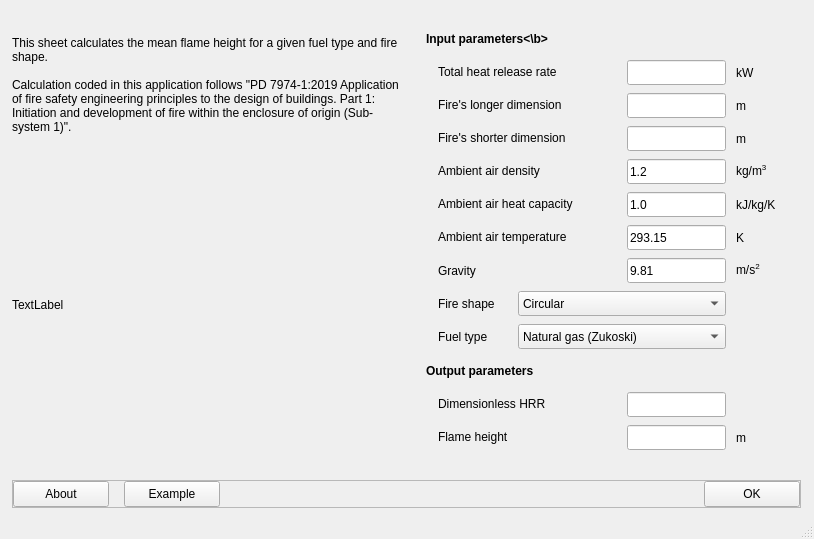
<?xml version="1.0" encoding="UTF-8"?>
<ui version="4.0">
 <class>MainWindow</class>
 <widget class="QMainWindow" name="MainWindow">
  <property name="geometry">
   <rect>
    <x>0</x>
    <y>0</y>
    <width>814</width>
    <height>539</height>
   </rect>
  </property>
  <property name="sizePolicy">
   <sizepolicy hsizetype="Minimum" vsizetype="Minimum">
    <horstretch>0</horstretch>
    <verstretch>0</verstretch>
   </sizepolicy>
  </property>
  <widget class="QWidget" name="centralwidget">
   <layout class="QGridLayout" name="gridLayout_2">
    <item row="0" column="0">
     <widget class="QWidget" name="widget_page_1" native="true">
      <property name="sizePolicy">
       <sizepolicy hsizetype="Fixed" vsizetype="Minimum">
        <horstretch>0</horstretch>
        <verstretch>0</verstretch>
       </sizepolicy>
      </property>
      <property name="minimumSize">
       <size>
        <width>390</width>
        <height>0</height>
       </size>
      </property>
      <property name="maximumSize">
       <size>
        <width>390</width>
        <height>16777215</height>
       </size>
      </property>
      <layout class="QVBoxLayout" name="verticalLayout_4">
       <property name="spacing">
        <number>0</number>
       </property>
       <property name="leftMargin">
        <number>0</number>
       </property>
       <property name="topMargin">
        <number>0</number>
       </property>
       <property name="rightMargin">
        <number>0</number>
       </property>
       <property name="bottomMargin">
        <number>0</number>
       </property>
       <item>
        <spacer name="verticalSpacer_2">
         <property name="orientation">
          <enum>Qt::Vertical</enum>
         </property>
         <property name="sizeHint" stdset="0">
          <size>
           <width>20</width>
           <height>1</height>
          </size>
         </property>
        </spacer>
       </item>
       <item>
        <widget class="QLabel" name="label_description">
         <property name="sizePolicy">
          <sizepolicy hsizetype="Fixed" vsizetype="Minimum">
           <horstretch>0</horstretch>
           <verstretch>0</verstretch>
          </sizepolicy>
         </property>
         <property name="minimumSize">
          <size>
           <width>390</width>
           <height>0</height>
          </size>
         </property>
         <property name="maximumSize">
          <size>
           <width>390</width>
           <height>16777215</height>
          </size>
         </property>
         <property name="text">
          <string>This sheet calculates the mean flame height for a given fuel type and fire shape.

Calculation coded in this application follows &quot;PD 7974-1:2019 Application of fire safety engineering principles to the design of buildings. Part 1: Initiation and development of fire within the enclosure of origin (Sub-system 1)&quot;.</string>
         </property>
         <property name="wordWrap">
          <bool>true</bool>
         </property>
        </widget>
       </item>
       <item>
        <spacer name="verticalSpacer_3">
         <property name="orientation">
          <enum>Qt::Vertical</enum>
         </property>
         <property name="sizeHint" stdset="0">
          <size>
           <width>20</width>
           <height>1</height>
          </size>
         </property>
        </spacer>
       </item>
       <item>
        <widget class="QLabel" name="label_image_figure">
         <property name="sizePolicy">
          <sizepolicy hsizetype="Minimum" vsizetype="Minimum">
           <horstretch>0</horstretch>
           <verstretch>0</verstretch>
          </sizepolicy>
         </property>
         <property name="minimumSize">
          <size>
           <width>341</width>
           <height>285</height>
          </size>
         </property>
         <property name="text">
          <string>TextLabel</string>
         </property>
        </widget>
       </item>
       <item>
        <spacer name="verticalSpacer_4">
         <property name="orientation">
          <enum>Qt::Vertical</enum>
         </property>
         <property name="sizeHint" stdset="0">
          <size>
           <width>20</width>
           <height>1</height>
          </size>
         </property>
        </spacer>
       </item>
      </layout>
     </widget>
    </item>
    <item row="0" column="1">
     <widget class="QFrame" name="frame_userio">
      <property name="minimumSize">
       <size>
        <width>390</width>
        <height>0</height>
       </size>
      </property>
      <property name="maximumSize">
       <size>
        <width>390</width>
        <height>16777215</height>
       </size>
      </property>
      <layout class="QGridLayout" name="gridLayout">
       <property name="leftMargin">
        <number>15</number>
       </property>
       <property name="topMargin">
        <number>15</number>
       </property>
       <property name="rightMargin">
        <number>15</number>
       </property>
       <property name="bottomMargin">
        <number>15</number>
       </property>
       <property name="horizontalSpacing">
        <number>10</number>
       </property>
       <property name="verticalSpacing">
        <number>5</number>
       </property>
       <item row="6" column="4">
        <widget class="QLabel" name="label_unit_S_or_UA">
         <property name="sizePolicy">
          <sizepolicy hsizetype="Minimum" vsizetype="Fixed">
           <horstretch>0</horstretch>
           <verstretch>0</verstretch>
          </sizepolicy>
         </property>
         <property name="minimumSize">
          <size>
           <width>50</width>
           <height>25</height>
          </size>
         </property>
         <property name="text">
          <string>K</string>
         </property>
        </widget>
       </item>
       <item row="2" column="4">
        <widget class="QLabel" name="label_33">
         <property name="sizePolicy">
          <sizepolicy hsizetype="Minimum" vsizetype="Fixed">
           <horstretch>0</horstretch>
           <verstretch>0</verstretch>
          </sizepolicy>
         </property>
         <property name="minimumSize">
          <size>
           <width>50</width>
           <height>25</height>
          </size>
         </property>
         <property name="text">
          <string>m</string>
         </property>
        </widget>
       </item>
       <item row="12" column="3">
        <widget class="QLineEdit" name="lineEdit_out_Q_dot_star">
         <property name="sizePolicy">
          <sizepolicy hsizetype="Minimum" vsizetype="Fixed">
           <horstretch>0</horstretch>
           <verstretch>0</verstretch>
          </sizepolicy>
         </property>
         <property name="minimumSize">
          <size>
           <width>50</width>
           <height>25</height>
          </size>
         </property>
         <property name="maximumSize">
          <size>
           <width>16777215</width>
           <height>25</height>
          </size>
         </property>
         <property name="toolTip">
          <string>Solved dimensionless heat release rate. Double click to select the value.</string>
         </property>
        </widget>
       </item>
       <item row="5" column="4">
        <widget class="QLabel" name="label_34">
         <property name="sizePolicy">
          <sizepolicy hsizetype="Minimum" vsizetype="Fixed">
           <horstretch>0</horstretch>
           <verstretch>0</verstretch>
          </sizepolicy>
         </property>
         <property name="minimumSize">
          <size>
           <width>50</width>
           <height>25</height>
          </size>
         </property>
         <property name="text">
          <string>kJ/kg/K</string>
         </property>
        </widget>
       </item>
       <item row="10" column="1">
        <spacer name="verticalSpacer">
         <property name="orientation">
          <enum>Qt::Vertical</enum>
         </property>
         <property name="sizeType">
          <enum>QSizePolicy::Fixed</enum>
         </property>
         <property name="sizeHint" stdset="0">
          <size>
           <width>20</width>
           <height>2</height>
          </size>
         </property>
        </spacer>
       </item>
       <item row="7" column="4">
        <widget class="QLabel" name="label_unit_S_or_UA_2">
         <property name="sizePolicy">
          <sizepolicy hsizetype="Minimum" vsizetype="Fixed">
           <horstretch>0</horstretch>
           <verstretch>0</verstretch>
          </sizepolicy>
         </property>
         <property name="minimumSize">
          <size>
           <width>50</width>
           <height>25</height>
          </size>
         </property>
         <property name="text">
          <string>m/s&lt;sup&gt;2&lt;sup&gt;</string>
         </property>
        </widget>
       </item>
       <item row="8" column="1">
        <widget class="QLabel" name="label_29">
         <property name="sizePolicy">
          <sizepolicy hsizetype="Minimum" vsizetype="Fixed">
           <horstretch>0</horstretch>
           <verstretch>0</verstretch>
          </sizepolicy>
         </property>
         <property name="minimumSize">
          <size>
           <width>70</width>
           <height>25</height>
          </size>
         </property>
         <property name="maximumSize">
          <size>
           <width>70</width>
           <height>25</height>
          </size>
         </property>
         <property name="toolTip">
          <string>Fire shape.</string>
         </property>
         <property name="text">
          <string>Fire shape</string>
         </property>
        </widget>
       </item>
       <item row="2" column="3">
        <widget class="QLineEdit" name="lineEdit_L_A_or_D">
         <property name="sizePolicy">
          <sizepolicy hsizetype="Minimum" vsizetype="Fixed">
           <horstretch>0</horstretch>
           <verstretch>0</verstretch>
          </sizepolicy>
         </property>
         <property name="minimumSize">
          <size>
           <width>50</width>
           <height>25</height>
          </size>
         </property>
         <property name="baseSize">
          <size>
           <width>0</width>
           <height>0</height>
          </size>
         </property>
         <property name="toolTip">
          <string>Positive float.</string>
         </property>
        </widget>
       </item>
       <item row="9" column="1">
        <widget class="QLabel" name="label_24">
         <property name="sizePolicy">
          <sizepolicy hsizetype="Minimum" vsizetype="Fixed">
           <horstretch>0</horstretch>
           <verstretch>0</verstretch>
          </sizepolicy>
         </property>
         <property name="minimumSize">
          <size>
           <width>70</width>
           <height>25</height>
          </size>
         </property>
         <property name="maximumSize">
          <size>
           <width>70</width>
           <height>25</height>
          </size>
         </property>
         <property name="toolTip">
          <string>Fuel type, this dictates the correlation that will be used for the calculation.</string>
         </property>
         <property name="text">
          <string>Fuel type</string>
         </property>
        </widget>
       </item>
       <item row="5" column="3">
        <widget class="QLineEdit" name="lineEdit_c_p_0">
         <property name="sizePolicy">
          <sizepolicy hsizetype="Minimum" vsizetype="Fixed">
           <horstretch>0</horstretch>
           <verstretch>0</verstretch>
          </sizepolicy>
         </property>
         <property name="minimumSize">
          <size>
           <width>50</width>
           <height>25</height>
          </size>
         </property>
         <property name="baseSize">
          <size>
           <width>0</width>
           <height>0</height>
          </size>
         </property>
         <property name="toolTip">
          <string>Positive float.</string>
         </property>
         <property name="text">
          <string>1.0</string>
         </property>
        </widget>
       </item>
       <item row="0" column="0" colspan="5">
        <widget class="QLabel" name="label_input_parameters">
         <property name="sizePolicy">
          <sizepolicy hsizetype="Minimum" vsizetype="Fixed">
           <horstretch>0</horstretch>
           <verstretch>0</verstretch>
          </sizepolicy>
         </property>
         <property name="minimumSize">
          <size>
           <width>0</width>
           <height>25</height>
          </size>
         </property>
         <property name="maximumSize">
          <size>
           <width>16777215</width>
           <height>25</height>
          </size>
         </property>
         <property name="toolTip">
          <string>Solved dimensionless heat release rate.</string>
         </property>
         <property name="text">
          <string>&lt;b&gt;Input parameters&lt;\b&gt;</string>
         </property>
        </widget>
       </item>
       <item row="7" column="3">
        <widget class="QLineEdit" name="lineEdit_g">
         <property name="sizePolicy">
          <sizepolicy hsizetype="Minimum" vsizetype="Fixed">
           <horstretch>0</horstretch>
           <verstretch>0</verstretch>
          </sizepolicy>
         </property>
         <property name="minimumSize">
          <size>
           <width>50</width>
           <height>25</height>
          </size>
         </property>
         <property name="baseSize">
          <size>
           <width>0</width>
           <height>0</height>
          </size>
         </property>
         <property name="toolTip">
          <string>Positive float.</string>
         </property>
         <property name="text">
          <string>9.81</string>
         </property>
        </widget>
       </item>
       <item row="6" column="3">
        <widget class="QLineEdit" name="lineEdit_T_0">
         <property name="sizePolicy">
          <sizepolicy hsizetype="Minimum" vsizetype="Fixed">
           <horstretch>0</horstretch>
           <verstretch>0</verstretch>
          </sizepolicy>
         </property>
         <property name="minimumSize">
          <size>
           <width>50</width>
           <height>25</height>
          </size>
         </property>
         <property name="baseSize">
          <size>
           <width>0</width>
           <height>0</height>
          </size>
         </property>
         <property name="toolTip">
          <string>Positive float.</string>
         </property>
         <property name="text">
          <string>293.15</string>
         </property>
        </widget>
       </item>
       <item row="13" column="3">
        <widget class="QLineEdit" name="lineEdit_out_Z_f">
         <property name="sizePolicy">
          <sizepolicy hsizetype="Minimum" vsizetype="Fixed">
           <horstretch>0</horstretch>
           <verstretch>0</verstretch>
          </sizepolicy>
         </property>
         <property name="minimumSize">
          <size>
           <width>50</width>
           <height>25</height>
          </size>
         </property>
         <property name="maximumSize">
          <size>
           <width>16777215</width>
           <height>25</height>
          </size>
         </property>
         <property name="toolTip">
          <string>Solved flame height. Double click to select the value.</string>
         </property>
        </widget>
       </item>
       <item row="13" column="4">
        <widget class="QLabel" name="label_out_Z_f_unit">
         <property name="sizePolicy">
          <sizepolicy hsizetype="Minimum" vsizetype="Fixed">
           <horstretch>0</horstretch>
           <verstretch>0</verstretch>
          </sizepolicy>
         </property>
         <property name="minimumSize">
          <size>
           <width>50</width>
           <height>25</height>
          </size>
         </property>
         <property name="maximumSize">
          <size>
           <width>16777215</width>
           <height>25</height>
          </size>
         </property>
         <property name="text">
          <string>m</string>
         </property>
        </widget>
       </item>
       <item row="1" column="4">
        <widget class="QLabel" name="label_Q_dot_or_Q_dot_l_unit">
         <property name="sizePolicy">
          <sizepolicy hsizetype="Minimum" vsizetype="Fixed">
           <horstretch>0</horstretch>
           <verstretch>0</verstretch>
          </sizepolicy>
         </property>
         <property name="minimumSize">
          <size>
           <width>50</width>
           <height>25</height>
          </size>
         </property>
         <property name="text">
          <string>kW</string>
         </property>
        </widget>
       </item>
       <item row="1" column="0">
        <spacer name="horizontalSpacer">
         <property name="orientation">
          <enum>Qt::Horizontal</enum>
         </property>
         <property name="sizeType">
          <enum>QSizePolicy::Fixed</enum>
         </property>
         <property name="sizeHint" stdset="0">
          <size>
           <width>2</width>
           <height>20</height>
          </size>
         </property>
        </spacer>
       </item>
       <item row="4" column="3">
        <widget class="QLineEdit" name="lineEdit_rho_0">
         <property name="sizePolicy">
          <sizepolicy hsizetype="Minimum" vsizetype="Fixed">
           <horstretch>0</horstretch>
           <verstretch>0</verstretch>
          </sizepolicy>
         </property>
         <property name="minimumSize">
          <size>
           <width>50</width>
           <height>25</height>
          </size>
         </property>
         <property name="baseSize">
          <size>
           <width>0</width>
           <height>0</height>
          </size>
         </property>
         <property name="toolTip">
          <string>Positive float.</string>
         </property>
         <property name="text">
          <string>1.2</string>
         </property>
        </widget>
       </item>
       <item row="1" column="3">
        <widget class="QLineEdit" name="lineEdit_Q_dot_or_Q_dot_l">
         <property name="sizePolicy">
          <sizepolicy hsizetype="Minimum" vsizetype="Fixed">
           <horstretch>0</horstretch>
           <verstretch>0</verstretch>
          </sizepolicy>
         </property>
         <property name="minimumSize">
          <size>
           <width>50</width>
           <height>25</height>
          </size>
         </property>
         <property name="baseSize">
          <size>
           <width>0</width>
           <height>0</height>
          </size>
         </property>
         <property name="toolTip">
          <string>Positive float.</string>
         </property>
        </widget>
       </item>
       <item row="4" column="4">
        <widget class="QLabel" name="label_37">
         <property name="sizePolicy">
          <sizepolicy hsizetype="Minimum" vsizetype="Fixed">
           <horstretch>0</horstretch>
           <verstretch>0</verstretch>
          </sizepolicy>
         </property>
         <property name="minimumSize">
          <size>
           <width>50</width>
           <height>25</height>
          </size>
         </property>
         <property name="text">
          <string>kg/m&lt;sup&gt;3&lt;sup&gt;</string>
         </property>
        </widget>
       </item>
       <item row="3" column="3">
        <widget class="QLineEdit" name="lineEdit_L_B">
         <property name="sizePolicy">
          <sizepolicy hsizetype="Minimum" vsizetype="Fixed">
           <horstretch>0</horstretch>
           <verstretch>0</verstretch>
          </sizepolicy>
         </property>
         <property name="minimumSize">
          <size>
           <width>50</width>
           <height>25</height>
          </size>
         </property>
         <property name="baseSize">
          <size>
           <width>0</width>
           <height>0</height>
          </size>
         </property>
         <property name="toolTip">
          <string>Positive float.</string>
         </property>
        </widget>
       </item>
       <item row="11" column="0" colspan="5">
        <widget class="QLabel" name="label_output_parameters">
         <property name="sizePolicy">
          <sizepolicy hsizetype="Minimum" vsizetype="Fixed">
           <horstretch>0</horstretch>
           <verstretch>0</verstretch>
          </sizepolicy>
         </property>
         <property name="minimumSize">
          <size>
           <width>0</width>
           <height>25</height>
          </size>
         </property>
         <property name="maximumSize">
          <size>
           <width>16777215</width>
           <height>25</height>
          </size>
         </property>
         <property name="toolTip">
          <string>Solved dimensionless heat release rate.</string>
         </property>
         <property name="text">
          <string>&lt;b&gt;Output parameters&lt;/b&gt;</string>
         </property>
        </widget>
       </item>
       <item row="3" column="4">
        <widget class="QLabel" name="label_L_B_unit">
         <property name="sizePolicy">
          <sizepolicy hsizetype="Minimum" vsizetype="Fixed">
           <horstretch>0</horstretch>
           <verstretch>0</verstretch>
          </sizepolicy>
         </property>
         <property name="minimumSize">
          <size>
           <width>50</width>
           <height>25</height>
          </size>
         </property>
         <property name="text">
          <string>m</string>
         </property>
        </widget>
       </item>
       <item row="8" column="2" colspan="2">
        <widget class="QComboBox" name="comboBox_fire_shape">
         <property name="sizePolicy">
          <sizepolicy hsizetype="MinimumExpanding" vsizetype="Fixed">
           <horstretch>0</horstretch>
           <verstretch>0</verstretch>
          </sizepolicy>
         </property>
         <property name="minimumSize">
          <size>
           <width>0</width>
           <height>25</height>
          </size>
         </property>
         <property name="maximumSize">
          <size>
           <width>16777215</width>
           <height>25</height>
          </size>
         </property>
         <item>
          <property name="text">
           <string>Circular</string>
          </property>
         </item>
         <item>
          <property name="text">
           <string>Rectangular</string>
          </property>
         </item>
         <item>
          <property name="text">
           <string>Line</string>
          </property>
         </item>
        </widget>
       </item>
       <item row="9" column="2" colspan="2">
        <widget class="QComboBox" name="comboBox_fuel_type">
         <property name="sizePolicy">
          <sizepolicy hsizetype="Expanding" vsizetype="Fixed">
           <horstretch>0</horstretch>
           <verstretch>0</verstretch>
          </sizepolicy>
         </property>
         <property name="minimumSize">
          <size>
           <width>0</width>
           <height>25</height>
          </size>
         </property>
         <property name="maximumSize">
          <size>
           <width>16777215</width>
           <height>25</height>
          </size>
         </property>
         <item>
          <property name="text">
           <string>Natural gas (Zukoski)</string>
          </property>
         </item>
         <item>
          <property name="text">
           <string>Wood cribs (Thomas)</string>
          </property>
         </item>
         <item>
          <property name="text">
           <string>Gas, liquids and solids (Heskestad)</string>
          </property>
         </item>
        </widget>
       </item>
       <item row="1" column="1" colspan="2">
        <widget class="QLabel" name="label_Q_dot_or_Q_dot_l">
         <property name="sizePolicy">
          <sizepolicy hsizetype="Minimum" vsizetype="Fixed">
           <horstretch>0</horstretch>
           <verstretch>0</verstretch>
          </sizepolicy>
         </property>
         <property name="minimumSize">
          <size>
           <width>180</width>
           <height>25</height>
          </size>
         </property>
         <property name="toolTip">
          <string>Fire total heat release rate.</string>
         </property>
         <property name="text">
          <string>&lt;html&gt;&lt;head/&gt;&lt;body&gt;&lt;p&gt;Total heat release rate&lt;/p&gt;&lt;/body&gt;&lt;/html&gt;</string>
         </property>
        </widget>
       </item>
       <item row="2" column="1" colspan="2">
        <widget class="QLabel" name="label_L_A_or_D">
         <property name="sizePolicy">
          <sizepolicy hsizetype="Minimum" vsizetype="Fixed">
           <horstretch>0</horstretch>
           <verstretch>0</verstretch>
          </sizepolicy>
         </property>
         <property name="minimumSize">
          <size>
           <width>180</width>
           <height>25</height>
          </size>
         </property>
         <property name="toolTip">
          <string>Fire dimension 1.</string>
         </property>
         <property name="text">
          <string>&lt;html&gt;&lt;head/&gt;&lt;body&gt;&lt;p&gt;Fire's longer dimension&lt;/p&gt;&lt;/body&gt;&lt;/html&gt;</string>
         </property>
        </widget>
       </item>
       <item row="3" column="1" colspan="2">
        <widget class="QLabel" name="label_L_B">
         <property name="sizePolicy">
          <sizepolicy hsizetype="Minimum" vsizetype="Fixed">
           <horstretch>0</horstretch>
           <verstretch>0</verstretch>
          </sizepolicy>
         </property>
         <property name="minimumSize">
          <size>
           <width>180</width>
           <height>25</height>
          </size>
         </property>
         <property name="toolTip">
          <string>Fire dimension 2.</string>
         </property>
         <property name="text">
          <string>&lt;html&gt;&lt;head/&gt;&lt;body&gt;&lt;p&gt;Fire's shorter dimension&lt;/p&gt;&lt;/body&gt;&lt;/html&gt;</string>
         </property>
        </widget>
       </item>
       <item row="4" column="1" colspan="2">
        <widget class="QLabel" name="label_35">
         <property name="sizePolicy">
          <sizepolicy hsizetype="Minimum" vsizetype="Fixed">
           <horstretch>0</horstretch>
           <verstretch>0</verstretch>
          </sizepolicy>
         </property>
         <property name="minimumSize">
          <size>
           <width>180</width>
           <height>25</height>
          </size>
         </property>
         <property name="toolTip">
          <string>Ambient air density.</string>
         </property>
         <property name="text">
          <string>&lt;html&gt;&lt;head/&gt;&lt;body&gt;&lt;p&gt;Ambient air density&lt;/p&gt;&lt;/body&gt;&lt;/html&gt;</string>
         </property>
        </widget>
       </item>
       <item row="5" column="1" colspan="2">
        <widget class="QLabel" name="label_23">
         <property name="sizePolicy">
          <sizepolicy hsizetype="Minimum" vsizetype="Fixed">
           <horstretch>0</horstretch>
           <verstretch>0</verstretch>
          </sizepolicy>
         </property>
         <property name="minimumSize">
          <size>
           <width>180</width>
           <height>25</height>
          </size>
         </property>
         <property name="toolTip">
          <string>Ambient are thermal capacity.</string>
         </property>
         <property name="text">
          <string>&lt;html&gt;&lt;head/&gt;&lt;body&gt;&lt;p&gt;Ambient air heat capacity&lt;/p&gt;&lt;/body&gt;&lt;/html&gt;</string>
         </property>
        </widget>
       </item>
       <item row="6" column="1" colspan="2">
        <widget class="QLabel" name="label_27">
         <property name="sizePolicy">
          <sizepolicy hsizetype="Minimum" vsizetype="Fixed">
           <horstretch>0</horstretch>
           <verstretch>0</verstretch>
          </sizepolicy>
         </property>
         <property name="minimumSize">
          <size>
           <width>180</width>
           <height>25</height>
          </size>
         </property>
         <property name="toolTip">
          <string>Ambient air temperature.</string>
         </property>
         <property name="text">
          <string>&lt;html&gt;&lt;head/&gt;&lt;body&gt;&lt;p&gt;Ambient air temperature&lt;/p&gt;&lt;/body&gt;&lt;/html&gt;</string>
         </property>
        </widget>
       </item>
       <item row="7" column="1" colspan="2">
        <widget class="QLabel" name="label_28">
         <property name="sizePolicy">
          <sizepolicy hsizetype="Minimum" vsizetype="Fixed">
           <horstretch>0</horstretch>
           <verstretch>0</verstretch>
          </sizepolicy>
         </property>
         <property name="minimumSize">
          <size>
           <width>180</width>
           <height>25</height>
          </size>
         </property>
         <property name="toolTip">
          <string>Gravity.</string>
         </property>
         <property name="text">
          <string>Gravity</string>
         </property>
        </widget>
       </item>
       <item row="12" column="1" colspan="2">
        <widget class="QLabel" name="label_out_Q_dot_star">
         <property name="sizePolicy">
          <sizepolicy hsizetype="Minimum" vsizetype="Fixed">
           <horstretch>0</horstretch>
           <verstretch>0</verstretch>
          </sizepolicy>
         </property>
         <property name="minimumSize">
          <size>
           <width>180</width>
           <height>25</height>
          </size>
         </property>
         <property name="maximumSize">
          <size>
           <width>16777215</width>
           <height>25</height>
          </size>
         </property>
         <property name="toolTip">
          <string>Solved dimensionless heat release rate.</string>
         </property>
         <property name="text">
          <string>&lt;html&gt;&lt;head/&gt;&lt;body&gt;&lt;p&gt;Dimensionless HRR&lt;/p&gt;&lt;/body&gt;&lt;/html&gt;</string>
         </property>
        </widget>
       </item>
       <item row="13" column="1" colspan="2">
        <widget class="QLabel" name="label_out_Z_f">
         <property name="sizePolicy">
          <sizepolicy hsizetype="Minimum" vsizetype="Fixed">
           <horstretch>0</horstretch>
           <verstretch>0</verstretch>
          </sizepolicy>
         </property>
         <property name="minimumSize">
          <size>
           <width>180</width>
           <height>25</height>
          </size>
         </property>
         <property name="maximumSize">
          <size>
           <width>16777215</width>
           <height>25</height>
          </size>
         </property>
         <property name="toolTip">
          <string>Solved flame height.</string>
         </property>
         <property name="text">
          <string>&lt;html&gt;&lt;head/&gt;&lt;body&gt;&lt;p&gt;Flame height&lt;/p&gt;&lt;/body&gt;&lt;/html&gt;</string>
         </property>
        </widget>
       </item>
      </layout>
     </widget>
    </item>
    <item row="1" column="0" colspan="2">
     <widget class="QFrame" name="frame_bottom_bar">
      <property name="sizePolicy">
       <sizepolicy hsizetype="Minimum" vsizetype="Fixed">
        <horstretch>0</horstretch>
        <verstretch>0</verstretch>
       </sizepolicy>
      </property>
      <property name="frameShape">
       <enum>QFrame::StyledPanel</enum>
      </property>
      <property name="frameShadow">
       <enum>QFrame::Raised</enum>
      </property>
      <layout class="QHBoxLayout" name="horizontalLayout_4">
       <property name="spacing">
        <number>0</number>
       </property>
       <property name="leftMargin">
        <number>0</number>
       </property>
       <property name="topMargin">
        <number>0</number>
       </property>
       <property name="rightMargin">
        <number>0</number>
       </property>
       <property name="bottomMargin">
        <number>0</number>
       </property>
       <item>
        <widget class="QPushButton" name="pushButton_about">
         <property name="minimumSize">
          <size>
           <width>96</width>
           <height>26</height>
          </size>
         </property>
         <property name="maximumSize">
          <size>
           <width>16777215</width>
           <height>16777215</height>
          </size>
         </property>
         <property name="toolTip">
          <string>Click to generate example input parameters.</string>
         </property>
         <property name="text">
          <string>About</string>
         </property>
        </widget>
       </item>
       <item>
        <spacer name="horizontalSpacer_5">
         <property name="orientation">
          <enum>Qt::Horizontal</enum>
         </property>
         <property name="sizeType">
          <enum>QSizePolicy::Fixed</enum>
         </property>
         <property name="sizeHint" stdset="0">
          <size>
           <width>15</width>
           <height>20</height>
          </size>
         </property>
        </spacer>
       </item>
       <item>
        <widget class="QPushButton" name="pushButton_example">
         <property name="minimumSize">
          <size>
           <width>96</width>
           <height>26</height>
          </size>
         </property>
         <property name="maximumSize">
          <size>
           <width>16777215</width>
           <height>16777215</height>
          </size>
         </property>
         <property name="toolTip">
          <string>Click to generate example input parameters.</string>
         </property>
         <property name="text">
          <string>Example</string>
         </property>
        </widget>
       </item>
       <item>
        <spacer name="horizontalSpacer_4">
         <property name="orientation">
          <enum>Qt::Horizontal</enum>
         </property>
         <property name="sizeHint" stdset="0">
          <size>
           <width>40</width>
           <height>20</height>
          </size>
         </property>
        </spacer>
       </item>
       <item>
        <widget class="QPushButton" name="pushButton_ok">
         <property name="minimumSize">
          <size>
           <width>96</width>
           <height>26</height>
          </size>
         </property>
         <property name="maximumSize">
          <size>
           <width>16777215</width>
           <height>16777215</height>
          </size>
         </property>
         <property name="toolTip">
          <string>Click (or press Enter) to calculate.</string>
         </property>
         <property name="text">
          <string>OK</string>
         </property>
        </widget>
       </item>
      </layout>
     </widget>
    </item>
   </layout>
  </widget>
  <widget class="QMenuBar" name="menubar">
   <property name="geometry">
    <rect>
     <x>0</x>
     <y>0</y>
     <width>814</width>
     <height>22</height>
    </rect>
   </property>
  </widget>
  <widget class="QStatusBar" name="statusbar"/>
 </widget>
 <tabstops>
  <tabstop>lineEdit_Q_dot_or_Q_dot_l</tabstop>
  <tabstop>lineEdit_L_A_or_D</tabstop>
  <tabstop>lineEdit_L_B</tabstop>
  <tabstop>lineEdit_rho_0</tabstop>
  <tabstop>lineEdit_c_p_0</tabstop>
  <tabstop>lineEdit_T_0</tabstop>
  <tabstop>lineEdit_g</tabstop>
  <tabstop>comboBox_fire_shape</tabstop>
  <tabstop>comboBox_fuel_type</tabstop>
  <tabstop>lineEdit_out_Q_dot_star</tabstop>
  <tabstop>lineEdit_out_Z_f</tabstop>
  <tabstop>pushButton_ok</tabstop>
  <tabstop>pushButton_example</tabstop>
 </tabstops>
 <resources/>
 <connections/>
</ui>
